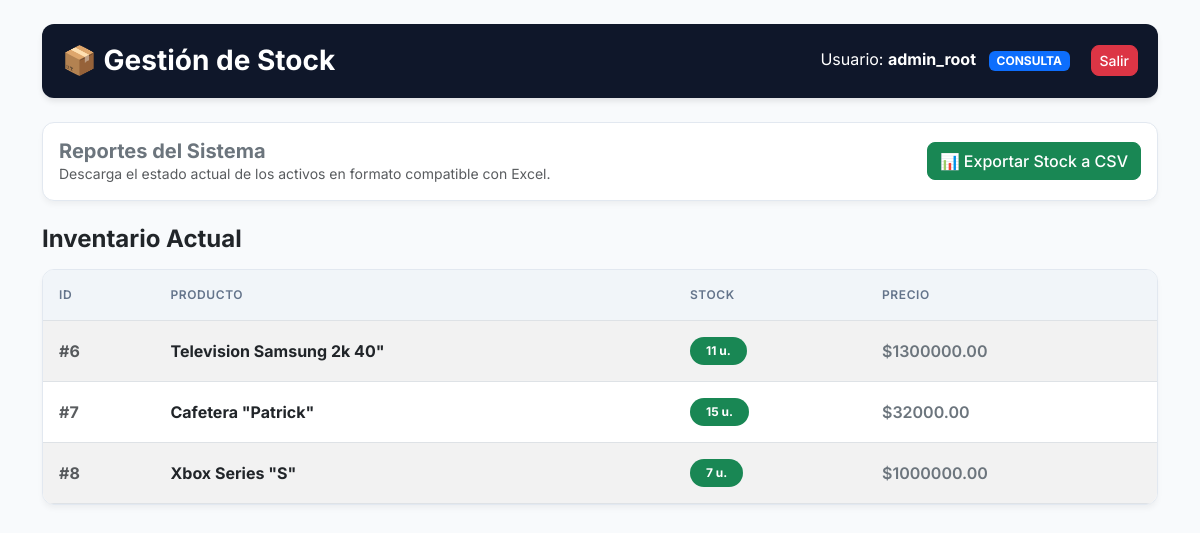
Screenshot of / (signed in) with the database file from the repository.
### inventario/models.py (models this page shows, shortened)
class Producto(models.Model):
    nombre = models.CharField(max_length=100)
    cantidad = models.IntegerField(default=0)
    precio = models.DecimalField(max_digits=10, decimal_places=2)

### inventario/views.py (the view)
# urls.py: path('', views.dashboard_view, name='dashboard'),
@login_required
def dashboard_view(request):
    rol = 'Consulta'
    if request.user.groups.filter(name='Admin').exists():
        rol = 'Admin'
    elif request.user.groups.filter(name='Operador').exists():
        rol = 'Operador'
    productos = Producto.objects.all().order_by('id')
    return render(request, 'inventario/dashboard.html', {'productos': productos, 'rol': rol})

### inventario/templates/inventario/dashboard.html (shortened to what this page needs)
<!DOCTYPE html>
<html lang="es">
<head>
    <link href="https://cdn.jsdelivr.net/npm/bootstrap@5.3.0/dist/css/bootstrap.min.css" rel="stylesheet">
</head>
<body>
    <div class="container mt-4">
        <div class="header-box d-flex justify-content-between align-items-center mb-4">
            <h3 class="m-0 fw-bold">📦 Gestión de Stock</h3>
            <div class="align-middle">
                <span class="me-2">Usuario: <strong>{{ user.username }}</strong></span>
                <span class="badge bg-primary text-uppercase px-2 py-1.5 me-3" style="font-size: 0.75rem;">{{ rol }}</span>
                <form action="{% url 'logout' %}" method="post" style="display: inline;">
                    <button type="submit" class="btn btn-danger btn-sm">Salir</button>
                </form>
            </div>
        </div>
        {% if rol == 'Admin' or rol == 'Consulta' %}
        <div class="card p-3 mb-4 bg-white">
            <div class="d-flex justify-content-between align-items-center">
                <div>
                    <h5 class="fw-bold m-0 text-secondary">Reportes del Sistema</h5>
                    <p class="text-muted small m-0">Descarga el estado actual de los activos en formato compatible con Excel.</p>
                </div>
                <a href="{% url 'exportar_csv' %}" class="btn btn-success">📊 Exportar Stock a CSV</a>
            </div>
        </div>
        {% endif %}
        <h4 class="fw-bold mb-3 text-dark">Inventario Actual</h4>
        <div class="table-container mb-4">
            <table class="table table-striped table-hover align-middle m-0">
                <thead>
                    <tr>
                        <th class="p-3">ID</th>
                        <th class="p-3">Producto</th>
                        <th class="p-3">Stock</th>
                        <th class="p-3">Precio</th>
                    </tr>
                </thead>
                <tbody>
                    {% for p in productos %}
                    <tr>
                        <td class="p-3 fw-bold text-muted">#{{ p.id }}</td>
                        <td class="p-3 fw-bold">{{ p.nombre }}</td>
                        <td class="p-3">
                            <span class="badge {% if p.cantidad == 0 %}bg-danger{% else %}bg-success{% endif %} rounded-pill px-3 py-2">
                                {{ p.cantidad }} u.
                            </span>
                        </td>
                        <td class="p-3 fw-semibold text-secondary">${{ p.precio }}</td>
                    </tr>
                    {% empty %}
                    <tr>
                        <td colspan="{% if rol == 'Admin' %}5{% else %}4{% endif %}" class="text-center text-muted py-4">
                            No hay productos cargados en el sistema.
                        </td>
                    </tr>
                    {% endfor %}
                </tbody>
            </table>
        </div>
    </div>
</body>
</html>

### inventario/templates/inventario/dashboard.html (style rules this page uses)
body { font-family: 'Inter', sans-serif; background-color: #f8fafc; color: #1e293b; padding-bottom: 50px; }
.header-box { background-color: #0f172a; color: white; padding: 20px; border-radius: 12px; box-shadow: 0 4px 6px -1px rgba(0, 0, 0, 0.1); }
.card { border: 1px solid #e2e8f0; border-radius: 12px; box-shadow: 0 4px 6px -1px rgba(0, 0, 0, 0.05); }
.table-container { background: white; border-radius: 12px; border: 1px solid #e2e8f0; overflow: hidden; box-shadow: 0 4px 6px -1px rgba(0, 0, 0, 0.05); }
.table th { background-color: #f1f5f9; color: #64748b; font-weight: 600; text-transform: uppercase; font-size: 0.75rem; letter-spacing: 0.05em; }
.btn { border-radius: 8px; font-weight: 500; }

### rows the page displays
Producto: id "6", nombre "Television Samsung 2k 40\"", cantidad "11", precio "1300000.00"
Producto: id "7", nombre "Cafetera \"Patrick\"", cantidad "15", precio "32000.00"
Producto: id "8", nombre "Xbox Series \"S\"", cantidad "7", precio "1000000.00"

### other values shown
{{ user.username }} "admin_root"
{{ rol }} "CONSULTA"
